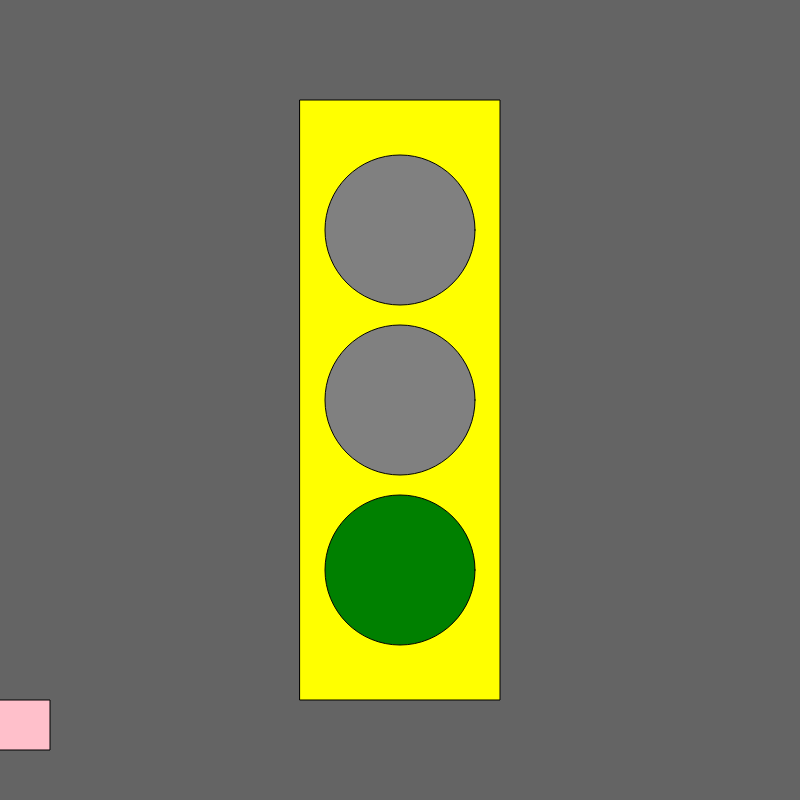
Frame 1 (no input)
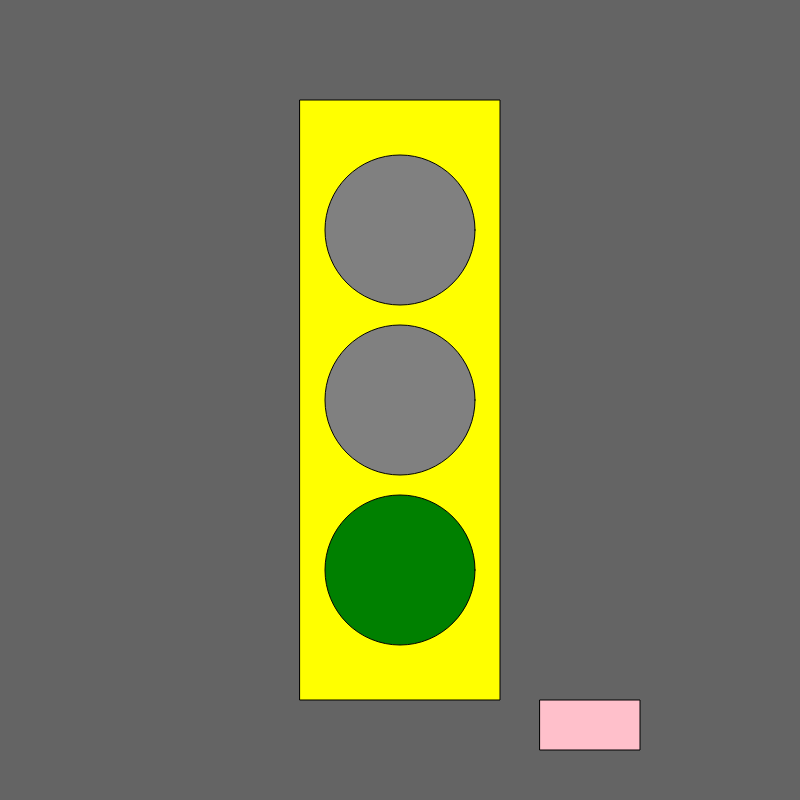
Frame 60 (no input)
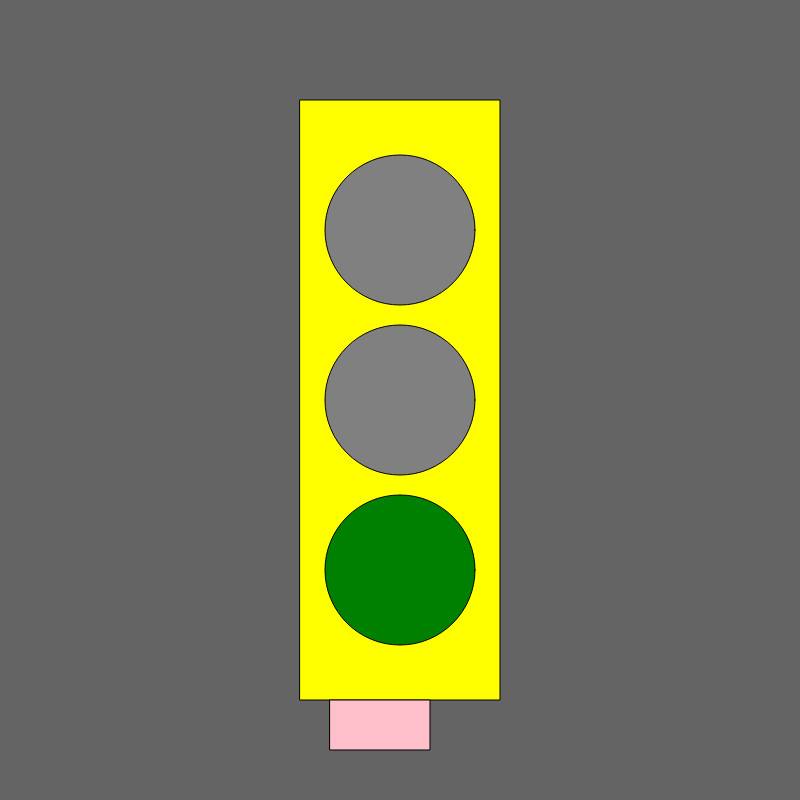
Frame 120 (the mouse pressed at the canvas centre since frame 60)

The p5.js sketch that drew these frames (run headless with seeded random() and noise() and a simulated clock; from frame 60 on, the mouse is pressed at the canvas centre):

// p5.js sketch
// ── sketch.js
/// <reference path="../../libs/TSDef/p5.global-mode.d.ts" /> 
let state = 0; let timer = 0; let x = 0; let v = 0;

function setup() {
  createCanvas(800, 800);
  rectMode(CENTER);
}

function draw() {

  background(100);
  fill("yellow");
  rect(width / 2, height / 2, 200, 600);
  
  switch (state) {

    case 0: //green
      fill("grey");
      ellipse(width / 2, height / 2-170, 150, 150);
      ellipse(width / 2, height / 2, 150, 150);
      fill("green");
      ellipse(width / 2, height / 2+170, 150, 150);
      v = 10;
      break;

    case 1: //yellow
      fill("grey");
      ellipse(width / 2, height / 2-170, 150, 150);
      ellipse(width / 2, height / 2+170, 150, 150);
      fill("yellow");
      ellipse(width / 2, height / 2, 150, 150);
      v = 5;
      break;

    case 2: //red
      fill("grey");
      ellipse(width / 2, height / 2+170, 150, 150);
      ellipse(width / 2, height / 2, 150, 150);
      fill("red");
      ellipse(width / 2, height / 2-170, 150, 150);
      if (x >= width / 2 && x <= width / 2 + v) {
        v = 0;
      }
      break;

  }

  timer++;
  if (timer > 3 * 60 ) {
    timer = 0;
    state++;
    if (state > 2) state = 0;
  }

  fill("pink");
  rect(x, height-75, 100, 50);
  x = x + v;
  if(x > width) {
    x = 0;
  }

function mouseReleased() {
  state++;
  if (state > 2) state = 0;
}
}
